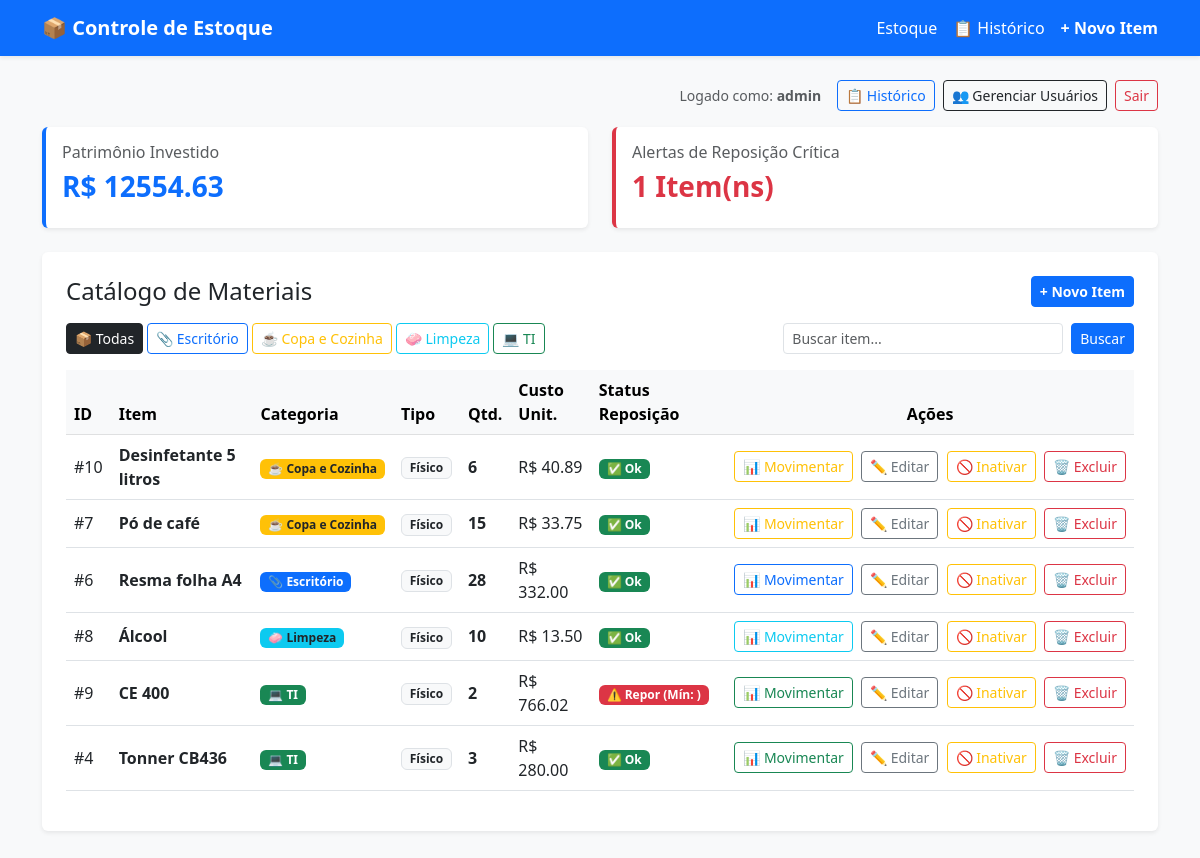
Page / (signed in) on the earlier database version.
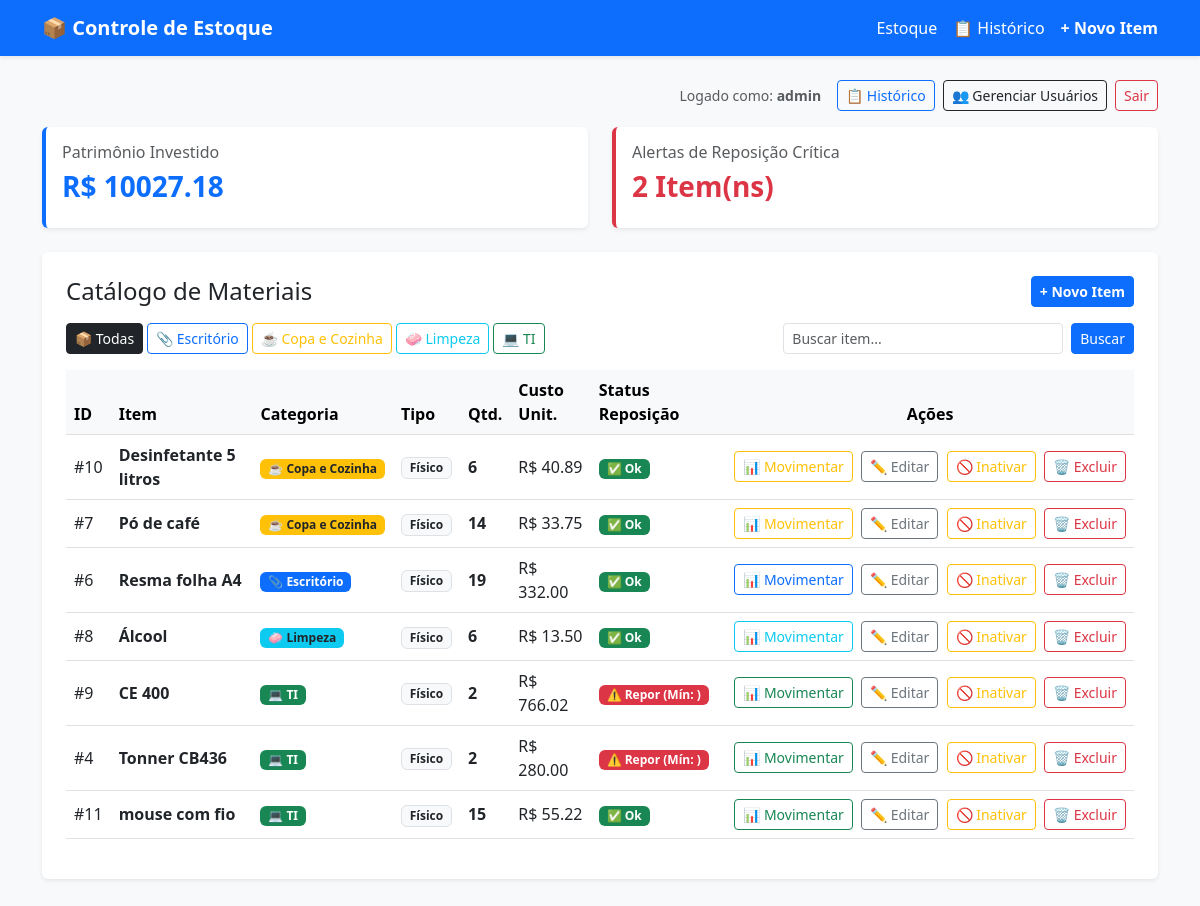
Same page on the later database version.
### tables this page shows
CREATE TABLE produtos (
    id INTEGER PRIMARY KEY AUTOINCREMENT,
    nome TEXT NOT NULL,
    tipo TEXT NOT NULL,
    preco_custo REAL NOT NULL,
    preco_base_venda REAL NOT NULL,
    quantidade INTEGER NOT NULL DEFAULT 0,
    peso_kg REAL,
    estoque_minimo INTEGER DEFAULT 5,
    link_download TEXT,
    tamanho_mb REAL,
    ativo INTEGER NOT NULL DEFAULT 1
, categoria TEXT NOT NULL DEFAULT 'Escritório');

### app.py (the view, shortened to what this page needs)
@app.route('/')
@login_obrigatorio
def index():
    categoria_filtro = request.args.get('categoria', 'Todas')
    busca = request.args.get('busca', '').strip()
    conn = get_connection()
    cursor = conn.cursor()
    query = "SELECT * FROM produtos WHERE 1=1"
    params = []
    if categoria_filtro and categoria_filtro != 'Todas':
        query += " AND categoria = ?"
        params.append(categoria_filtro)
    if busca:
        query += " AND nome LIKE ?"
        params.append(f"%{busca}%")
    query += " ORDER BY categoria ASC, nome ASC"
    cursor.execute(query, params)
    rows = cursor.fetchall()
    conn.close()
    produtos = []
    patrimonio_total = 0.0
    alertas_count = 0
    for r in rows:
        item_dict = dict(r)
        if item_dict['tipo'] == 'ProdutoFisico':
            p = ProdutoFisico(
                id_produto=item_dict['id'],
                nome=item_dict['nome'],
                preco_custo=item_dict['preco_custo'],
                preco_base_venda=item_dict['preco_base_venda'],
                quantidade=item_dict['quantidade'],
                peso_kg=item_dict.get('peso_kg') or 1.0,
                estoque_minimo=item_dict.get('estoque_minimo') or 5,
                ativo=bool(item_dict['ativo'])
            )
        p.categoria = item_dict.get('categoria') or 'Escritório'
        produtos.append(p)
        patrimonio_total += p.quantidade * p._preco_custo
        if getattr(p, 'alerta_reposicao', False):
            alertas_count += 1
    tema = CATEGORIAS_CONFIG.get(categoria_filtro, {'cor': 'primary', 'icone': '📦', 'texto': 'text-white'})
    return render_template(
        'index.html',
        produtos=produtos,
        patrimonio_total=patrimonio_total,
        alertas_count=alertas_count,
        categoria_filtro=categoria_filtro,
        busca=busca,
        tema=tema
    )

### app.py (called while the page is built)
@app.context_processor
def inject_categorias():
    return dict(categorias_config=CATEGORIAS_CONFIG)

def login_obrigatorio(f):
    @wraps(f)
    def decorated_function(*args, **kwargs):
        if 'usuario_id' not in session:
            return redirect(url_for('login'))
        return f(*args, **kwargs)
    return decorated_function

### database.py (called while the page is built)
def get_connection():
    conn = sqlite3.connect(DATABASE_NAME)
    conn.row_factory = sqlite3.Row
    return conn

### models.py (called while the page is built)
    @preco_custo.setter
    def preco_custo(self, valor: float):
        if valor < 0:
            raise ValueError("O preço de custo não pode ser negativo.")
        self._preco_custo = float(valor)

    @preco_base_venda.setter
    def preco_base_venda(self, valor: float):
        if valor < 0:
            raise ValueError("O preço de venda não pode ser negativo.")
        self._preco_base_venda = float(valor)

    @property
    def quantidade(self) -> int:
        return self._quantidade

    @quantidade.setter
    def quantidade(self, valor: int):
        if valor < 0:
            raise ValueError("A quantidade em estoque não pode ser negativa.")
        self._quantidade = int(valor)

    @property
    def alerta_reposicao(self) -> bool:
        return self.quantidade <= self.estoque_minimo

### templates/index.html (shortened to what this page needs)
{% extends 'base.html' %}
{% block content %}
<div class="d-flex justify-content-end align-items-center mb-3">
    <span class="me-3 text-muted small">Logado como: <strong>{{ session['username'] }}</strong></span>
    <a href="{{ url_for('historico', categoria=categoria_filtro) }}" class="btn btn-outline-{{ tema.cor }} btn-sm me-2">📋 Histórico</a>
    {% if session.get('perfil') == 'admin' %}
        <a href="{{ url_for('gerenciar_usuarios') }}" class="btn btn-outline-dark btn-sm me-2">👥 Gerenciar Usuários</a>
    {% endif %}
    <a href="{{ url_for('logout') }}" class="btn btn-outline-danger btn-sm">Sair</a>
</div>
<div class="row mb-4">
    <div class="col-md-6">
        <div class="card bg-white border-0 border-start border-4 border-{{ tema.cor }} shadow-sm p-3">
            <h6 class="text-muted">Patrimônio Investido {% if categoria_filtro != 'Todas' %}— {{ tema.icone }} {{ categoria_filtro }}{% endif %}</h6>
            <h3 class="fw-bold text-{{ 'dark' if tema.cor == 'warning' else tema.cor }}">R$ {{ "%.2f"|format(patrimonio_total) }}</h3>
        </div>
    </div>
    <div class="col-md-6">
        <div class="card bg-white border-0 border-start border-4 border-danger shadow-sm p-3">
            <h6 class="text-muted">Alertas de Reposição Crítica</h6>
            <h3 class="fw-bold text-danger">{{ alertas_count }} Item(ns)</h3>
        </div>
    </div>
</div>
<div class="card border-0 shadow-sm p-4">
    <div class="d-flex flex-wrap justify-content-between align-items-center gap-2 mb-3">
        <h4 class="mb-0">
            Catálogo de Materiais
        </h4>
        <a href="{{ url_for('novo_produto', categoria=categoria_filtro if categoria_filtro != 'Todas' else 'Escritório') }}"
           class="btn btn-{{ tema.cor }} btn-sm fw-bold">
           + Novo Item {% if categoria_filtro != 'Todas' %}em {{ categoria_filtro }}{% endif %}
        </a>
    </div>
    <div class="row g-2 mb-3 align-items-center">
        <div class="col-md-8">
            <div class="d-flex flex-wrap gap-1" role="group">
                <a href="{{ url_for('index', categoria='Todas', busca=busca) }}"
                   class="btn btn-sm {% if categoria_filtro == 'Todas' %}btn-dark{% else %}btn-outline-dark{% endif %}">
                   📦 Todas
                </a>
                {% for nome_cat, cfg in categorias_config.items() %}
                    <a href="{{ url_for('index', categoria=nome_cat, busca=busca) }}"
                       class="btn btn-sm {% if categoria_filtro == nome_cat %}btn-{{ cfg.cor }} fw-bold{% else %}btn-outline-{{ cfg.cor }}{% endif %}">
                       {{ cfg.icone }} {{ nome_cat }}
                    </a>
                {% endfor %}
            </div>
        </div>
        <div class="col-md-4">
            <form method="GET" action="{{ url_for('index') }}" class="d-flex">
                <input type="text" name="busca" class="form-control form-control-sm me-2" placeholder="Buscar item..." value="{{ busca }}">
                <button type="submit" class="btn btn-sm btn-{{ tema.cor }}">Buscar</button>
            </form>
        </div>
    </div>
    <div class="table-responsive">
        <table class="table table-hover align-middle">
            <thead class="table-light">
                <tr>
                    <th>ID</th>
                    <th>Item</th>
                    <th>Categoria</th>
                    <th>Tipo</th>
                    <th>Qtd.</th>
                    <th>Custo Unit.</th>
                    <th>Status Reposição</th>
                    <th class="text-center">Ações</th>
                </tr>
            </thead>
            <tbody>
                {% for p in produtos %}
                {% set cat_cfg = categorias_config.get(p.categoria, {'cor': 'secondary', 'icone': '📎', 'texto': 'text-white'}) %}
                <tr>
                    <td>#{{ p.id_produto }}</td>
                    <td class="fw-bold">{{ p.nome }}</td>
                    <td>
                        <span class="badge bg-{{ cat_cfg.cor }} {{ cat_cfg.texto }}">
                            {{ cat_cfg.icone }} {{ p.categoria }}
                        </span>
                    </td>
                    <td>
                        <span class="badge bg-light text-dark border">
                            {{ 'Físico' if p.__class__.__name__ == 'ProdutoFisico' else 'Digital' }}
                        </span>
                    </td>
                    <td class="fw-bold">{{ p.quantidade }}</td>
                    <td>R$ {{ "%.2f"|format(p._preco_custo) }}</td>
                    <td>
                        {% if p.alerta_reposicao %}
                            <span class="badge bg-danger">⚠️ Repor (Mín: {{ p._estoque_minimo }})</span>
                        {% else %}
                            <span class="badge bg-success">✅ Ok</span>
                        {% endif %}
                    </td>
                    <td class="text-center text-nowrap">
                        <button type="button" class="btn btn-sm btn-outline-{{ cat_cfg.cor }} me-1" data-bs-toggle="modal" data-bs-target="#modalAjuste{{ p.id_produto }}">
                            📊 Movimentar
                        </button>
                        <button type="button" class="btn btn-sm btn-outline-secondary me-1" data-bs-toggle="modal" data-bs-target="#modalEditar{{ p.id_produto }}">
                            ✏️ Editar
                        </button>
                        {% if p.ativo %}
                            <form action="/produto/inativar/{{ p.id_produto }}" method="POST" onsubmit="return confirm('Inativar este item do catálogo?');" style="display:inline;">
                                <button type="submit" class="btn btn-sm btn-outline-warning me-1">🚫 Inativar</button>
                            </form>
                        {% else %}
                            <form action="/produto/ativar/{{ p.id_produto }}" method="POST" onsubmit="return confirm('Reativar este item no catálogo?');" style="display:inline;">
                                <button type="submit" class="btn btn-sm btn-outline-success me-1">✅ Ativar</button>
                            </form>
                        {% endif %}
                        {% if session.get('perfil') == 'admin' %}
                            <form action="/produto/deletar/{{ p.id_produto }}" method="POST" onsubmit="return confirm('ATENÇÃO: Deseja excluir permanentemente {{ p.nome }}?');" style="display:inline;">
                                <button type="submit" class="btn btn-sm btn-outline-danger">🗑️ Excluir</button>
                            </form>
                        {% endif %}
                    </td>
                </tr>
                {% else %}
                <tr>
                    <td colspan="8" class="text-center py-4 text-muted">Nenhum item encontrado para este filtro.</td>
                </tr>
                {% endfor %}
            </tbody>
        </table>
    </div>
</div>
{% endblock %}

### templates/base.html (shortened to what this page needs)
<!DOCTYPE html>
<html lang="pt-br">
<head>
    <link href="https://cdn.jsdelivr.net/npm/bootstrap@5.3.0/dist/css/bootstrap.min.css" rel="stylesheet">
</head>
<body class="bg-light">
    {% set cor_barra = tema.cor if tema is defined else 'primary' %}
    {% set navbar_tema = 'navbar-light' if cor_barra in ['warning', 'info'] else 'navbar-dark' %}
    {% set cor_texto_nav = 'text-dark' if cor_barra in ['warning', 'info'] else 'text-white' %}
    <nav class="navbar navbar-expand-lg {{ navbar_tema }} bg-{{ cor_barra }} shadow-sm mb-4">
        <div class="container">
            <a class="navbar-brand fw-bold" href="{{ url_for('index') }}">
                📦 Controle de Estoque
            </a>
            <div class="d-flex align-items-center">
                <a href="{{ url_for('index') }}" class="nav-link {{ cor_texto_nav }} me-3">Estoque</a>
                <a href="{{ url_for('historico', categoria=categoria_filtro if categoria_filtro is defined else 'Todas') }}" class="nav-link {{ cor_texto_nav }} me-3">📋 Histórico</a>
                <a href="{{ url_for('novo_produto', categoria=categoria_filtro if categoria_filtro is defined else 'Escritório') }}" class="nav-link {{ cor_texto_nav }} fw-bold">+ Novo Item</a>
            </div>
        </div>
    </nav>
    <div class="container pb-5">
        {% block content %}{% endblock %}
    </div>
</body>
</html>

Differences in the rows shown:
changed produtos "Pó de café": quantidade "15" → "14"
changed produtos "Resma folha A4": quantidade "28" → "19"
changed produtos "Álcool": quantidade "10" → "6"
changed produtos "Tonner CB436": quantidade "3" → "2"; text "✅ Ok" → "⚠️ Repor (Mín: )"
added produtos: id_produto "11", nome "mouse com fio", icone "💻", categoria "TI", __class__ "Físico", quantidade "15", _preco_custo "55.22", shows "✅ Ok"
Other differences:
{{ "%.2f"|format(patrimonio_total) }}: "12554.63" → "10027.18"
{{ alertas_count }}: "1" → "2"
